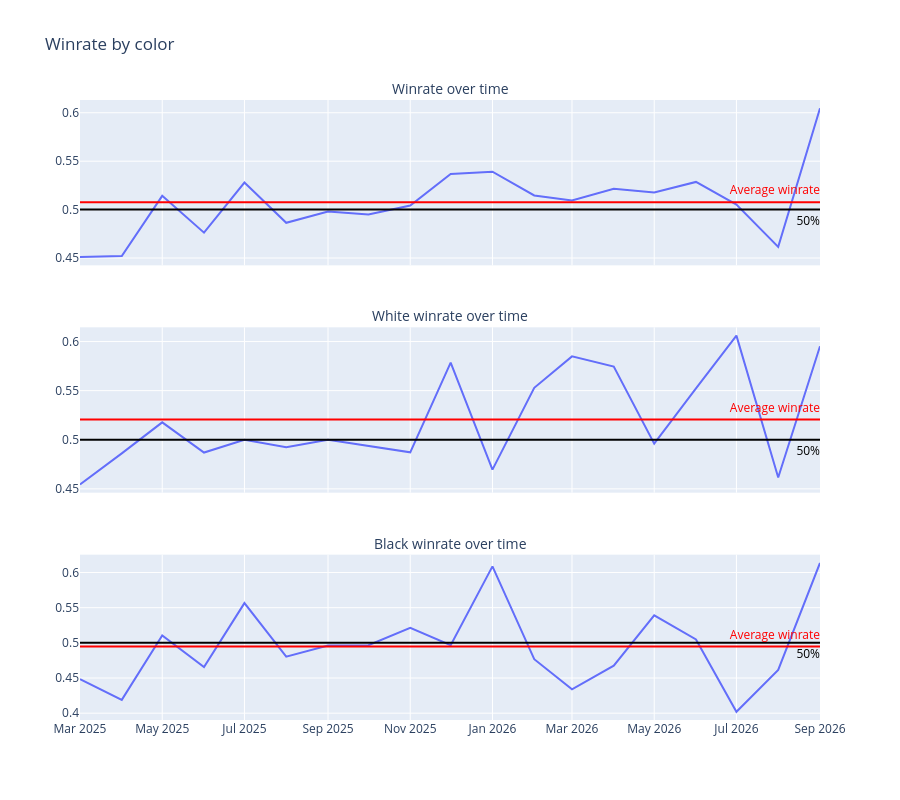

Write notebook code for a chart like this one.
### Code cell
fig = make_subplots(
    rows=3,
    cols=1,
    shared_xaxes=True,
    vertical_spacing=0.1,
    subplot_titles=["Winrate over time", "White winrate over time", "Black winrate over time"],
    font={"size": 14}
)

############## both colors ##############
px_fig = px.line(data_frame=historical_winrate_both_colors_df.reset_index(), x="EndDate", y="Winrate")
fig.add_trace(
    px_fig.data[0],
    row=1,
    col=1
)
fig.add_hline(
    y=0.5,
    line_dash="solid",
    line_color="black",
    row=1,
    col=1,
    label={
        "text":"50%",
        "textposition":"end",
        "font":{"size":12, "color":"black"},
        "yanchor":"top"
    }
)
fig.add_hline(
    y=historical_winrate_both_colors_df["Winrate"].mean(),
    line_dash="solid",
    line_color="red",
    row=1,
    col=1,
    label={
        "text":"Average winrate",
        "textposition":"end",
        "font":{"size":12, "color":"red"},
        "yanchor":"bottom"
    }
)


############## white ##############
px_fig = px.line(data_frame=historical_winrate_white_df.reset_index(), x="EndDate", y="Winrate")
fig.add_trace(
    px_fig.data[0],
    row=2,
    col=1
)
fig.add_hline(
    y=0.5,
    line_dash="solid",
    line_color="black",
    row=2,
    col=1,
    label={
        "text":"50%",
        "textposition":"end",
        "font":{"size":12, "color":"black"},
        "yanchor":"top"
    }
)
fig.add_hline(
    y=historical_winrate_white_df["Winrate"].mean(),
    line_dash="solid",
    line_color="red",
    row=2,
    col=1,
    label={
        "text":"Average winrate",
        "textposition":"end",
        "font":{"size":12, "color":"red"},
        "yanchor":"bottom"
    }
)


############## black ##############
px_fig = px.line(data_frame=historical_winrate_black_df.reset_index(), x="EndDate", y="Winrate")
fig.add_trace(
    px_fig.data[0],
    row=3,
    col=1
)
fig.add_hline(
    y=0.5,
    line_dash="solid",
    line_color="black",
    row=3,
    col=1,
    label={
        "text":"50%",
        "textposition":"end",
        "font":{"size":12, "color":"black"},
        "yanchor":"top"
    }
)
fig.add_hline(
    y=historical_winrate_black_df["Winrate"].mean(),
    line_dash="solid",
    line_color="red",
    row=3,
    col=1,
    label={
        "text":"Average winrate",
        "textposition":"end",
        "font":{"size":12, "color":"red"},
        "yanchor":"bottom"
    }
)


fig.update_layout(
    title=dict(text="Winrate by color", automargin=False),
    height=800,
)
fig.show()

### Figure 1 — Plotly figure (JSON) as saved in the notebook; plotly's stock layout.template omitted (floating-point values rounded to 4 significant figures)
{"data": [{"hovertemplate": "EndDate=%{x}<br>Winrate=%{y}<extra></extra>", "legendgroup": "", "line": {"color": "#636efa", "dash": "solid"}, "marker": {"symbol": "circle"}, "mode": "lines", "name": "", "orientation": "v", "showlegend": false, "x": ["2025-03", "2025-04", "2025-05", "2025-06", "2025-07", "2025-08", "2025-09", "2025-10", "2025-11", "2025-12", "2026-01", "2026-02", "2026-03", "2026-04", "2026-05", "2026-06", "2026-07", "2026-08", "2026-09"], "xaxis": "x", "y": [0.451, 0.4521, 0.5142, 0.4762, 0.5279, 0.4864, 0.4981, 0.495, 0.5043, 0.5368, 0.5391, 0.5146, 0.5094, 0.5214, 0.5178, 0.5286, 0.5051, 0.4615, 0.6047], "yaxis": "y", "type": "scatter"}, {"hovertemplate": "EndDate=%{x}<br>Winrate=%{y}<extra></extra>", "legendgroup": "", "line": {"color": "#636efa", "dash": "solid"}, "marker": {"symbol": "circle"}, "mode": "lines", "name": "", "orientation": "v", "showlegend": false, "x": ["2025-03", "2025-04", "2025-05", "2025-06", "2025-07", "2025-08", "2025-09", "2025-10", "2025-11", "2025-12", "2026-01", "2026-02", "2026-03", "2026-04", "2026-05", "2026-06", "2026-07", "2026-08", "2026-09"], "xaxis": "x2", "y": [0.4545, 0.4861, 0.5177, 0.487, 0.5, 0.4923, 0.5, 0.4933, 0.4872, 0.5786, 0.4696, 0.5529, 0.5849, 0.5745, 0.496, 0.5524, 0.6061, 0.4615, 0.5952], "yaxis": "y2", "type": "scatter"}, {"hovertemplate": "EndDate=%{x}<br>Winrate=%{y}<extra></extra>", "legendgroup": "", "line": {"color": "#636efa", "dash": "solid"}, "marker": {"symbol": "circle"}, "mode": "lines", "name": "", "orientation": "v", "showlegend": false, "x": ["2025-03", "2025-04", "2025-05", "2025-06", "2025-07", "2025-08", "2025-09", "2025-10", "2025-11", "2025-12", "2026-01", "2026-02", "2026-03", "2026-04", "2026-05", "2026-06", "2026-07", "2026-08", "2026-09"], "xaxis": "x3", "y": [0.4483, 0.4189, 0.5106, 0.4655, 0.5565, 0.4803, 0.4962, 0.4966, 0.5214, 0.4966, 0.6087, 0.4767, 0.434, 0.4676, 0.5391, 0.5048, 0.4021, 0.4615, 0.6136], "yaxis": "y3", "type": "scatter"}], "layout": {"xaxis": {"anchor": "y", "domain": [0.0, 1.0], "matches": "x3", "showticklabels": false}, "yaxis": {"anchor": "x", "domain": [0.7333, 1.0]}, "xaxis2": {"anchor": "y2", "domain": [0.0, 1.0], "matches": "x3", "showticklabels": false}, "yaxis2": {"anchor": "x2", "domain": [0.3667, 0.6333]}, "xaxis3": {"anchor": "y3", "domain": [0.0, 1.0]}, "yaxis3": {"anchor": "x3", "domain": [0.0, 0.2667]}, "annotations": [{"font": {"size": 14}, "showarrow": false, "text": "Winrate over time", "x": 0.5, "xanchor": "center", "xref": "paper", "y": 1.0, "yanchor": "bottom", "yref": "paper"}, {"font": {"size": 14}, "showarrow": false, "text": "White winrate over time", "x": 0.5, "xanchor": "center", "xref": "paper", "y": 0.6333, "yanchor": "bottom", "yref": "paper"}, {"font": {"size": 14}, "showarrow": false, "text": "Black winrate over time", "x": 0.5, "xanchor": "center", "xref": "paper", "y": 0.2667, "yanchor": "bottom", "yref": "paper"}], "shapes": [{"label": {"font": {"color": "black", "size": 12}, "text": "50%", "textposition": "end", "yanchor": "top"}, "line": {"color": "black", "dash": "solid"}, "type": "line", "x0": 0, "x1": 1, "xref": "x domain", "y0": 0.5, "y1": 0.5, "yref": "y"}, {"label": {"font": {"color": "red", "size": 12}, "text": "Average winrate", "textposition": "end", "yanchor": "bottom"}, "line": {"color": "red", "dash": "solid"}, "type": "line", "x0": 0, "x1": 1, "xref": "x domain", "y0": 0.5076, "y1": 0.5076, "yref": "y"}, {"label": {"font": {"color": "black", "size": 12}, "text": "50%", "textposition": "end", "yanchor": "top"}, "line": {"color": "black", "dash": "solid"}, "type": "line", "x0": 0, "x1": 1, "xref": "x2 domain", "y0": 0.5, "y1": 0.5, "yref": "y2"}, {"label": {"font": {"color": "red", "size": 12}, "text": "Average winrate", "textposition": "end", "yanchor": "bottom"}, "line": {"color": "red", "dash": "solid"}, "type": "line", "x0": 0, "x1": 1, "xref": "x2 domain", "y0": 0.5205, "y1": 0.5205, "yref": "y2"}, {"label": {"font": {"color": "black", "size": 12}, "text": "50%", "textposition": "end", "yanchor": "top"}, "line": {"color": "black", "dash": "solid"}, "type": "line", "x0": 0, "x1": 1, "xref": "x3 domain", "y0": 0.5, "y1": 0.5, "yref": "y3"}, {"label": {"font": {"color": "red", "size": 12}, "text": "Average winrate", "textposition": "end", "yanchor": "bottom"}, "line": {"color": "red", "dash": "solid"}, "type": "line", "x0": 0, "x1": 1, "xref": "x3 domain", "y0": 0.4947, "y1": 0.4947, "yref": "y3"}], "title": {"text": "Winrate by color", "automargin": false}, "height": 800}}
